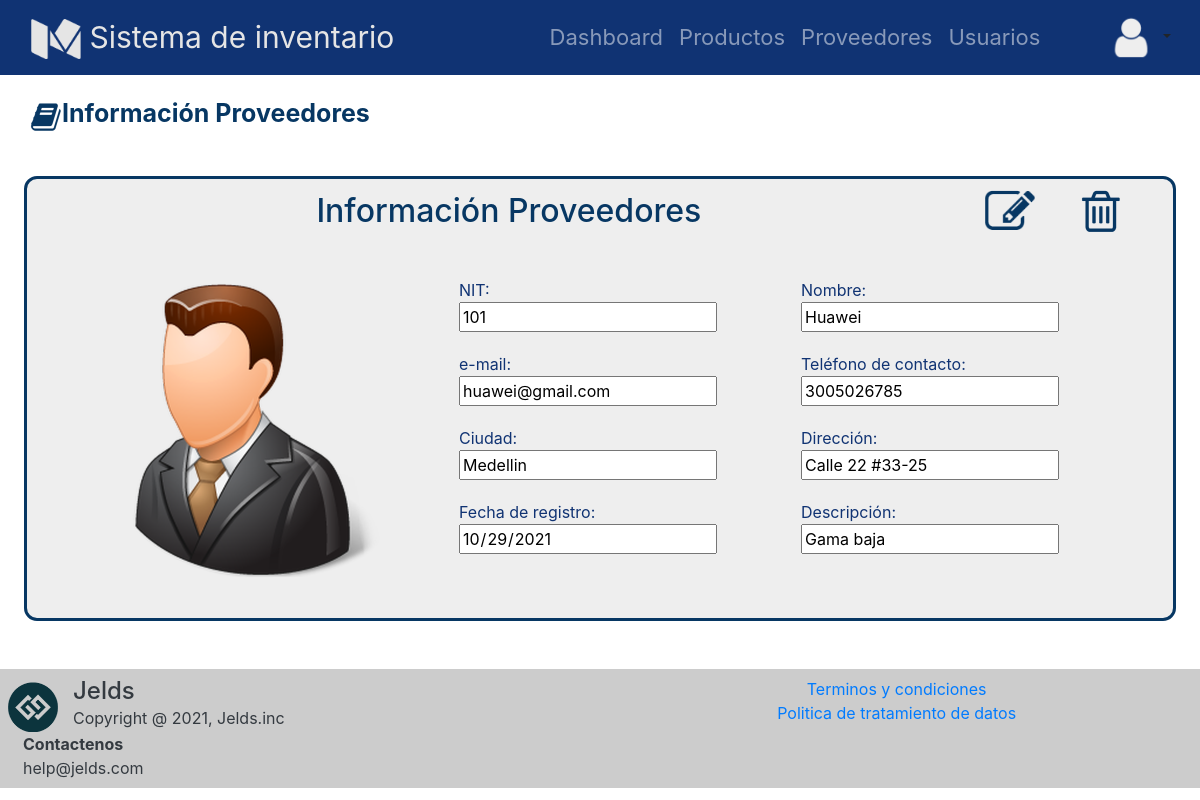
Before: /proveedores/informacion/101 with the older database file.
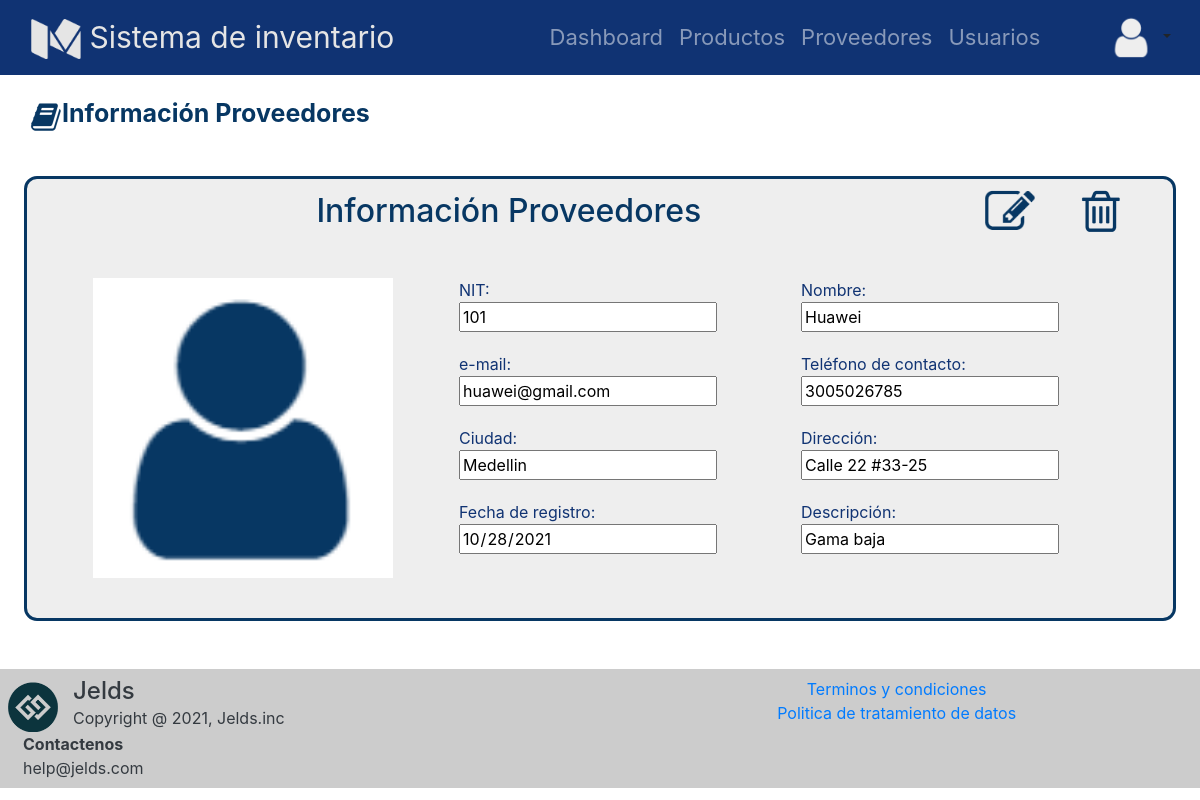
After: the same page with the newer database file.
### tables this page shows
CREATE TABLE proveedor (id_prov INTEGER NOT NULL, nom_prov VARCHAR (25) NOT NULL, dirección_prov VARCHAR (30) NOT NULL, email_prov VARCHAR NOT NULL, fecha_ingreso_prov DATETIME DEFAULT CURRENT_TIMESTAMP, img_prov VARCHAR, ciudad_prov VARCHAR (30) NOT NULL, tel_prov INTEGER, desc_prov TEXT, PRIMARY KEY (id_prov));

### app.py (the view)
@app.route("/proveedores/informacion/<int:id>", methods=["GET"])
def info_proveedor_vista(id):
    proveedor=get_one_proveedor(id)
    submenu="Información"
    menu="Proveedores"
    return render_template('formularioProUser.html', submenu=submenu, menu=menu, tabla=proveedor)

### database/database_controller.py (called while the page is built)
def get_one_proveedor(id):
    db = get_db()
    cursor = db.cursor()
    statement= "SELECT id_prov,nom_prov,dirección_prov,email_prov,ciudad_prov,img_prov,fecha_ingreso_prov,desc_prov,tel_prov FROM proveedor WHERE id_prov=?;"
    cursor.execute(statement,[id])
    return cursor.fetchone()

### database/db.py (called while the page is built)
def get_db():
    try:
        if 'db' not in g:
            g.db = sqlite3.connect('database/inventario.db')
        return g.db
    except Error:
        print("Error en la base de datos: " + Error)

### templates/formularioProUser.html (shortened to what the changed rows need)
{% extends "base.html" %}
{% block css %}
<link rel="stylesheet" href="{{ url_for('static', filename='css/normalize.min.css') }}">
<link rel="stylesheet" href="https://cdn.jsdelivr.net/npm/bootstrap@4.5.3/dist/css/bootstrap.min.css">
<link rel="stylesheet" href="{{ url_for('static', filename='css/estiloproducto.css') }}">
{% endblock %}
{% block content %}
<section >
    <div class="presentacion">
        <div class="container">
            <div class="row m-sm-2" id="contenedor_titulo">
                <div class="col-10">
                     <h2>{{submenu}} {{menu}}</h2>
                 </div>
            </div>
        </div>
        <div class="foto-formulario">
            {%if submenu == 'Editar'%}
            <div class="foto_producto">
                <div class="contenedor_img">
                    <div id="preview" class="imagen"><img src="/static/img/{{tabla[5]}}" alt=""></div>
                </div>
                <div class="input-group">
                    <input type="file" accept="image/*" form="formulario" name="img" class="" id="seleccionArchivos" aria-describedby="inputGroupFileAddon04" aria-label="Upload" onclick="previsualizar()">
                    <script src="/static/js/script.js"></script>
                </div>
            </div>
            <div class="formulario">
                <form action="/update-{{menu}}"  id="formulario" method="POST">
                    {%if menu=='Usuarios'%}
                    <div>
                        <p>
                            Identificación:
                        </p>
                        <input readonly value="{{tabla[0]}}" maxlength="10" minlength="7" name="content" type="number">
                    </div>
                    {%else%}
                    <div>
                        <p>
                            NIT:
                        </p>
                        <input readonly value="{{tabla[0]}}" name="id" autofocus type="number">
                    </div>
                    {%endif%}
                    <div>
                        <p for="">
                            Nombre:
                        </p>
                        <input value="{{tabla[1]}}" name="nombre" type="text" minlength="2">
                    </div>
                    {%if menu=='Usuarios'%}
                    <div>
                        <p for="">
                            Usuario:
                        </p>
                        <input readonly  value="{{tabla[2]}}" name="usuario" id="contra" type="text" onsubmit="validar_contraseña()">
                    </div>
                    {%else%}
                    <div>
                        <p for="">
                            e-mail:
                        </p>
                        <input value="{{tabla[3]}}" name="email" type="email">
                    </div>
                    {%endif%}
                    {%if menu=='Usuarios'%}
                    <div>
                        <p for="">
                            Contraseña:
                        </p>
                        <input value="{{tabla[3]}}" name="password" type="password" id="password">
                    </div>
                    {%else%}
                    <div>
                        <p for="">
                            Teléfono de contacto:
                        </p>
                        <input value="{{tabla[8]}}" name="telefono" type="number" min="3000000000" max="3600000000">
                    </div>
                    {%endif%}
                    {%if menu=='Usuarios'%}
                    <div>
                        <p for="">
                            E-mail:
                        </p>
                        <input value="{{tabla[4]}}" name="email" type="email">
                    </div>
                    {%else%}
                    <div>
                        <p for="">
                            Ciudad:
                        </p>
                        <input value="{{tabla[4]}}" name="ciudad" type="text">
                    </div>
                    {%endif%}
                    {%if menu=='Usuarios'%}
                    <div>
                        <p for="">
                            Teléfono de contacto:
                        </p>
                        <input value="{{tabla[8]}}" name="telefono" type="number" min="3000000000" max="3600000000">
                    </div>
                    {%else%}
                    <div>
                        <p for="">
                            Dirección:
                        </p>
                        <input value="{{tabla[2]}}" name="direccion" type="text" min="">
                    </div>
                    {%endif%}
                    <div>
                        <p for="">
                            Fecha de registro:
                        </p>
                        <input value="{{tabla[6]}}" type="date" name="fregistro" placeholder="dd/mm/aaaa" required>
                    </div>
                    {%if menu!='Usuarios'%}
                    <div>
                        <p for="">
                            Descripción:
                        </p>
                        <input value="{{tabla[7]}}" name="descripcion" type="text">
                    </div>
                    <div>
                    {%endif%}
                    {% if menu=='Usuarios' %}
                    <div>
                        <p for="">
                            Rol:
                        </p>
                        <select name="rol">
                            {%if tabla[7]=='1'%}
                            <option value="1">Usuario final</option>
                            <option value="2">Administrador</option>
                            <option value="3">Super administrador</option>
                            {%elif tabla[7]=='2'%}
                            <option value="2">Administrador</option>
                            <option value="1">Usuario final</option>
                            <option value="3">Super administrador</option>
                            {%else%}
                            <option value="3">Super administrador</option>
                            <option value="1">Usuario final</option>
                            <option value="2">Administrador</option>
                            {%endif%}
                        </select>
                    </div>
                    {% endif %}
                </form>
            </div>
            {%elif submenu =='Información'%}
            <div class="foto_producto">
                <img src='/static/img/{{tabla[5]}}'/>
            </div>
            <div class="formulario">
                <form action="" method="GET">
                    {%if menu=='Usuarios'%}
                    <div>
                        <p>
                            Identificación:
                        </p>
                        <input readonly value="{{tabla[0]}}" maxlength="10" minlength="7" name="content" type="number">
                    </div>
                    {%else%}
                    <div>
                        <p>
                            NIT:
                        </p>
                        <input readonly value="{{tabla[0]}}" autofocus type="number">
                    </div>
                    {%endif%}
                    <div>
                        <p for="">
                            Nombre:
                        </p>
                        <input readonly value="{{tabla[1]}}" name="nombre" type="text" minlength="2">
                    </div>
                    {%if menu=='Usuarios'%}
                    <div>
                        <p for="">
                            Usuario:
                        </p>
                        <input readonly value="{{tabla[2]}}" name="usuario" id="contra" type="text" onsubmit="validar_contraseña()">
                    </div>
                    {%else%}
                    <div>
                        <p for="">
                            e-mail:
                        </p>
                        <input readonly value="{{tabla[3]}}" name="email" type="email">
                    </div>
                    {%endif%}
                    {%if menu=='Usuarios'%}
                    <div>
                        <p for="">
                            Password:
                        </p>
                        <input readonly value="{{tabla[3]}}" name="password" type="password">
                    </div>
                    {%else%}
                    <div>
                        <p for="">
                            Teléfono de contacto:
                        </p>
                        <input  readonly value="{{tabla[8]}}" name="telefono" type="number" min="3000000000" max="3600000000">
                    </div>
                    {%endif%}
                    {%if menu=='Usuarios'%}
                    <div>
                        <p for="">
                            E-mail:
                        </p>
                        <input readonly value="{{tabla[4]}}" name="email" type="email">
                    </div>
                    {%else%}
                    <div>
                        <p for="">
                            Ciudad:
                        </p>
                        <input readonly value="{{tabla[4]}}" name="ciudad" type="text">
                    </div>
                    {%endif%}
                    {%if menu=='Usuarios'%}
                    <div>
                        <p for="">
                            Teléfono de contacto:
                        </p>
                        <input readonly value="{{tabla[8]}}" name="telefono" type="number" min="3000000000" max="3600000000">
                    </div>
                    {%else%}
                    <div>
                        <p for="">
                            Dirección:
                        </p>
                        <input readonly value="{{tabla[2]}}" name="direccion" type="text" min="">
                    </div>
                    {%endif%}
                    <div>
                        <p for="">
                            Fecha de registro:
                        </p>
                        <input readonly value="{{tabla[6]}}" type="date" name="fregistro" placeholder="dd/mm/aaaa" required>
                    </div>
                    {%if menu!='Usuarios'%}
                    <div>
                        <p for="">
                            Descripción:
                        </p>
                        <input readonly value="{{tabla[7]}}" name="descripcion" type="text">
                    </div>
                    {%endif%}
                </form>
            </div>
            {%endif%}
        </div>
    </div>
</section>
{% endblock %}

Changed rows visible on the page:
changed proveedor "Huawei": img_prov: a different picture; fregistro "10/29/2021" → "10/28/2021"
